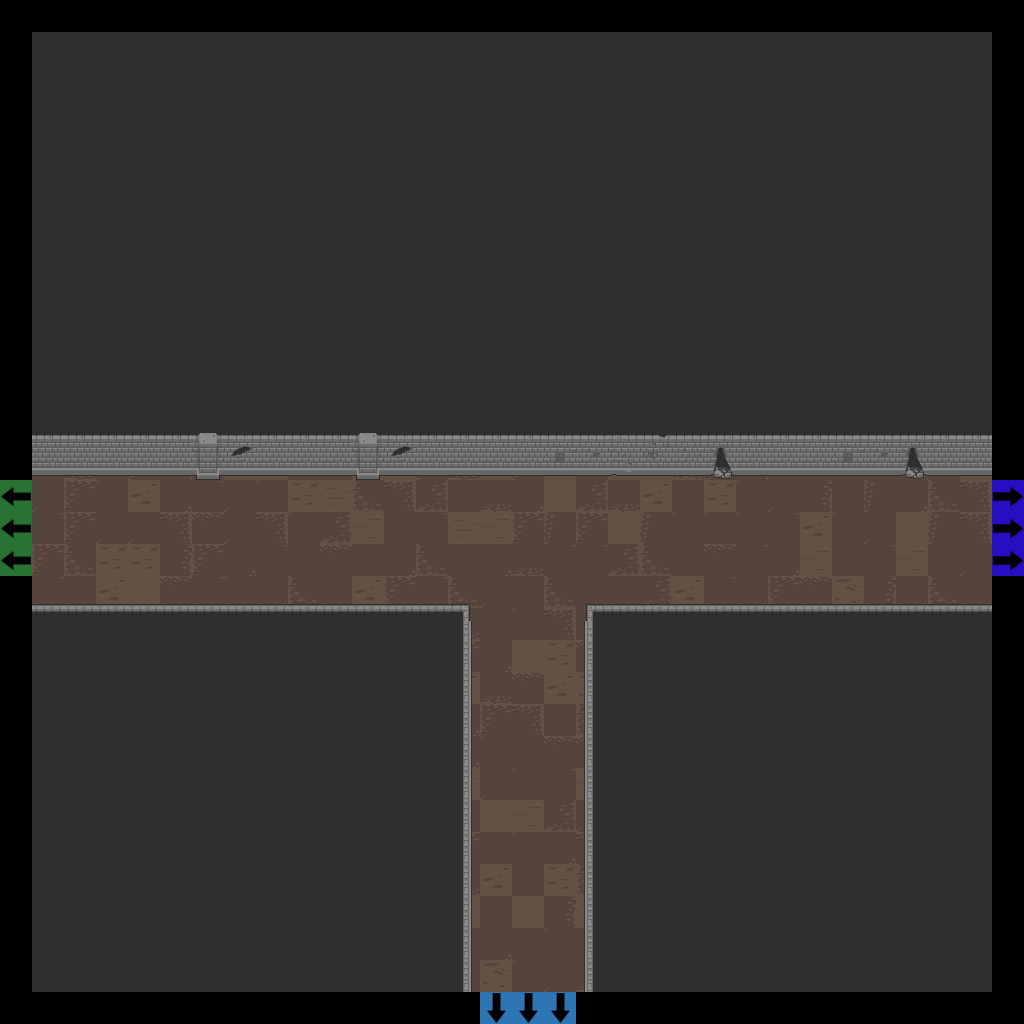

Tiled map render using the project's own tile images. Description and the map definition, with tile-layer contents summarised, below:
An orthogonal 32x32 tile map with 32x32 px tiles, 7 tile layers (Floor, Walls, Doors, Pillars, ...), 2 tilesets.

<map version="1.2" tiledversion="2019.04.18" orientation="orthogonal" renderorder="right-down" width="32" height="32" tilewidth="32" tileheight="32" infinite="0" nextlayerid="22" nextobjectid="1">
 <tileset firstgid="1" source="Dungeon_Tileset_2.tsx" />
 <tileset firstgid="321" source="flags.tsx" />
 <layer id="15" name="Floor" width="32" height="32">
  <data>[1024 cells, 900 non-empty, 25 distinct tile ids]</data>
 </layer>
 <layer id="16" name="Walls" width="32" height="32">
  <data>[1024 cells, 771 non-empty, 27 distinct tile ids]</data>
 </layer>
 <layer id="17" name="Doors" width="32" height="32">
  <data>[1024 cells, 0 non-empty, 0 distinct tile ids]</data>
 </layer>
 <layer id="18" name="Pillars" width="32" height="32">
  <properties>
   <property name="unity:SortingLayer" value="Player" />
  </properties>
  <data>[1024 cells, 0 non-empty, 0 distinct tile ids]</data>
 </layer>
 <layer id="19" name="Candles" width="32" height="32">
  <data>[1024 cells, 0 non-empty, 0 distinct tile ids]</data>
 </layer>
 <layer id="20" name="Debris" width="32" height="32">
  <data>[1024 cells, 0 non-empty, 0 distinct tile ids]</data>
 </layer>
 <layer id="21" name="Flags" width="32" height="32">
  <data>[1024 cells, 9 non-empty, 3 distinct tile ids]</data>
 </layer>
</map>
